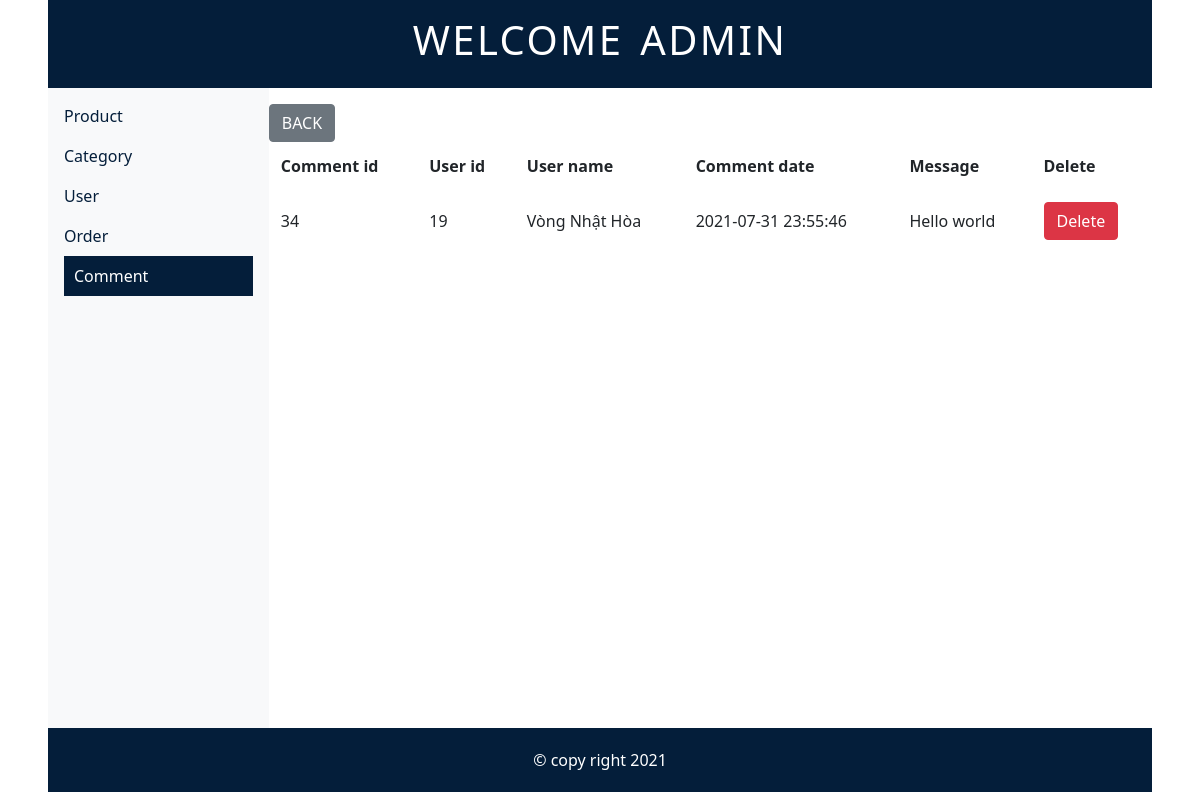
Screenshot of /ASM/admin/comment/commentlist.php with the database file from the repository.
### tables this page shows
CREATE TABLE `comment` (
  `id` int(11) NOT NULL,
  `userid` int(11) NOT NULL,
  `productid` int(11) NOT NULL,
  `commentDate` datetime NOT NULL,
  `message` text NOT NULL
);

CREATE TABLE `user` (
  `userid` int(11) NOT NULL,
  `username` varchar(30) NOT NULL,
  `password` varchar(30) NOT NULL,
  `name` varchar(2255) NOT NULL,
  `email` varchar(255) NOT NULL
);

### ASM/admin/comment/commentlist.php (the view, shortened to what this page needs)
<!DOCTYPE html>
<html lang="en">
<head>
    <link rel="stylesheet" href="https://maxcdn.bootstrapcdn.com/bootstrap/4.5.2/css/bootstrap.min.css">
    <link rel="stylesheet" href="/ASM/admin/index.css">
</head>
<?php
require_once '../../public/model/connectdb.php';
$current_page = isset($_GET['current_page']) ? $_GET['current_page'] : 1;
$from = (intval($current_page) - 1) * 5;
if (isset($_GET['productid'])) {
    $productid = $_GET['productid'];
    $total_comments = countComments($productid);
    $query = "select * from comment where productid = $productid limit $from,5";
} else {
    $query = "select * from comment";
}
$result = $conn->query($query);
$comments = $result->fetchAll(PDO::FETCH_ASSOC);
?>
<body>
    <header>
        <h1>WELCOME ADMIN</h1>
    </header>
    <div id="container">
        <?php require_once '../menu.php'; ?>
        <div class="main">
            <a style="margin-top: 1rem;" href="<?= $_SERVER['HTTP_REFERER'] ?>" class="btn btn-secondary">BACK</a>
            <table class="table table-borderless">
                <thead>
                    <tr>
                        <th>Comment id</th>
                        <th>User id</th>
                        <th>User name</th>
                        <th>Comment date</th>
                        <th>Message</th>
                        <th>Delete</th>
                    </tr>
                </thead>
                <tbody>
                    <?php foreach ($comments as $comment) : ?>
                        <tr data-id="<?php echo $comment['id'] ?>">
                            <td><?php echo $comment['id'] ?></td>
                            <td><?php echo $comment['userid'] ?></td>
                            <?php
                            $query = "select name from user where userid = '" . $comment['userid'] . "'";
                            $name = $conn->query($query)->fetch(PDO::FETCH_ASSOC)['name'];
                            ?>
                            <td><?php echo $name ?></td>
                            <td><?php echo $comment['commentDate'] ?></td>
                            <td><?php echo $comment['message'] ?></td>
                            <td><button data-id="<?php echo $comment['id'] ?>" class="btn btn-danger show-pop-up">Delete</button></td>
                        </tr>
                    <?php endforeach ?>
                </tbody>
            </table>
        </div>
    </div>
    <footer>
        <p>
            &copy; copy right 2021
        </p>
    </footer>
</body>
</html>

### ASM/admin/index.css (style rules this page uses)
* { margin: 0; padding: 0; box-sizing: border-box; font-family: "Segoe UI", Tahoma, Geneva, Verdana, sans-serif; }
#container { display: grid; grid-template-columns: 1fr 4fr; margin: 0 3rem; }
header { padding: 1rem 0; background-color: #041e3a; margin: 0 3rem; }
header h1 { text-align: center; color: white; font-weight: 400; word-spacing: 0.25rem; letter-spacing: 0.15rem; }
footer { background-color: #041e3a; margin: 0 3rem; }
footer p { text-align: center; padding: 1.25rem 0; color: white; font-size: 1rem; }

### ASM/admin/comment/commentlist.php (style rules this page uses)
td { vertical-align: middle !important; }
.main { position: relative; }

### rows the page displays
comment: id "34", userid "19", userid.name "Vòng Nhật Hòa", commentDate "2021-07-31 23:55:46", message "Hello world"
